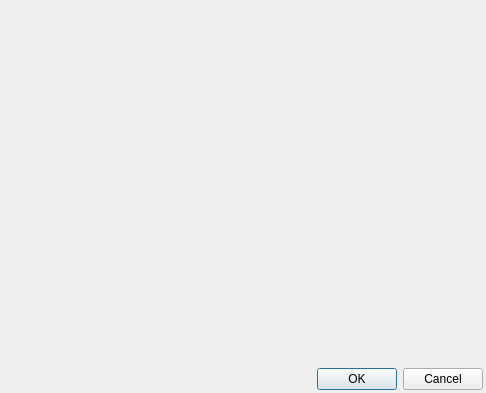
<?xml version="1.0" encoding="UTF-8"?>
<ui version="4.0">
 <class>GDBODialog</class>
 <widget class="QDialog" name="GDBODialog">
  <property name="geometry">
   <rect>
    <x>0</x>
    <y>0</y>
    <width>486</width>
    <height>393</height>
   </rect>
  </property>
  <property name="windowTitle">
   <string>NGSD dialog</string>
  </property>
  <layout class="QVBoxLayout" name="verticalLayout" stretch="1,0">
   <property name="leftMargin">
    <number>3</number>
   </property>
   <property name="topMargin">
    <number>3</number>
   </property>
   <property name="rightMargin">
    <number>3</number>
   </property>
   <property name="bottomMargin">
    <number>3</number>
   </property>
   <item>
    <layout class="QFormLayout" name="formLayout">
     <property name="labelAlignment">
      <set>Qt::AlignRight|Qt::AlignTop|Qt::AlignTrailing</set>
     </property>
    </layout>
   </item>
   <item>
    <layout class="QHBoxLayout" name="horizontalLayout">
     <item>
      <spacer name="horizontalSpacer">
       <property name="orientation">
        <enum>Qt::Horizontal</enum>
       </property>
       <property name="sizeHint" stdset="0">
        <size>
         <width>40</width>
         <height>20</height>
        </size>
       </property>
      </spacer>
     </item>
     <item>
      <widget class="QPushButton" name="okButton">
       <property name="text">
        <string>OK</string>
       </property>
      </widget>
     </item>
     <item>
      <widget class="QPushButton" name="cancelButton">
       <property name="text">
        <string>Cancel</string>
       </property>
      </widget>
     </item>
    </layout>
   </item>
  </layout>
 </widget>
 <resources/>
 <connections>
  <connection>
   <sender>cancelButton</sender>
   <signal>clicked()</signal>
   <receiver>GDBODialog</receiver>
   <slot>reject()</slot>
   <hints>
    <hint type="sourcelabel">
     <x>444</x>
     <y>377</y>
    </hint>
    <hint type="destinationlabel">
     <x>242</x>
     <y>196</y>
    </hint>
   </hints>
  </connection>
  <connection>
   <sender>okButton</sender>
   <signal>clicked()</signal>
   <receiver>GDBODialog</receiver>
   <slot>accept()</slot>
   <hints>
    <hint type="sourcelabel">
     <x>363</x>
     <y>377</y>
    </hint>
    <hint type="destinationlabel">
     <x>242</x>
     <y>196</y>
    </hint>
   </hints>
  </connection>
 </connections>
</ui>
